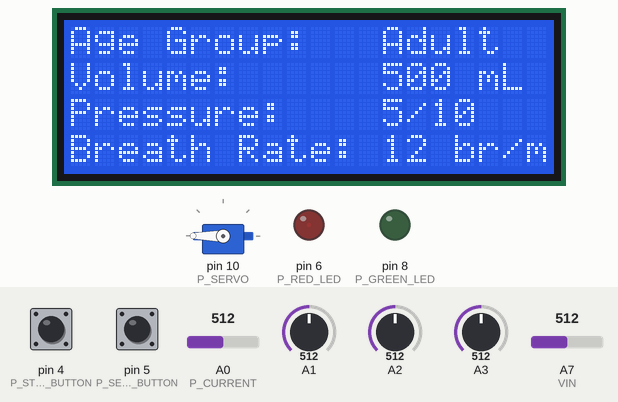
Simulated run of this sketch. Board: Arduino Nano, built with avr-gcc and run on an emulated ATmega328P. Shown: servo, 20×4 character LCD, output pins drawn as LEDs (lit = HIGH). The test bench sets the inputs (shaded band); at power-on: pin 5 (P_SETTING_BUTTON) HIGH, pin 4 (P_START_BUTTON) HIGH, A2 = 512, A3 = 512, A0 (P_CURRENT) = 512, A1 = 512, A7 (VIN) = 512.

Above: at 4.4 s.
4.5 s: pin 5 (P_SETTING_BUTTON) pulled LOW for 3.2 s
At 8.5 s:
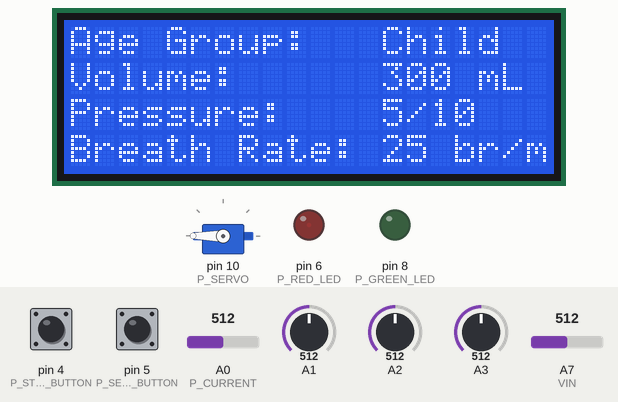
9.2 s: pin 4 (P_START_BUTTON) pulled LOW for 0.15 s
At 11.6 s:
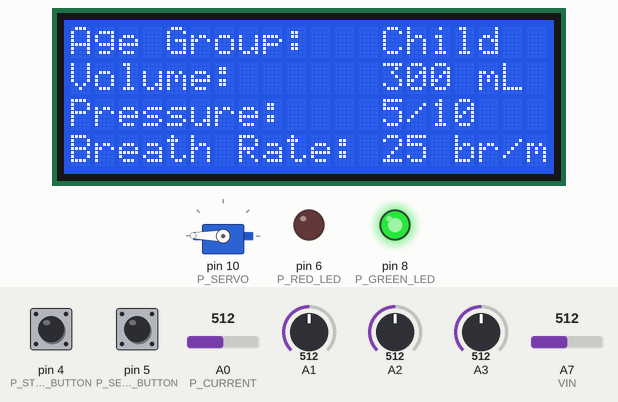
11.8 s: A2 set to 490
At 13.8 s:
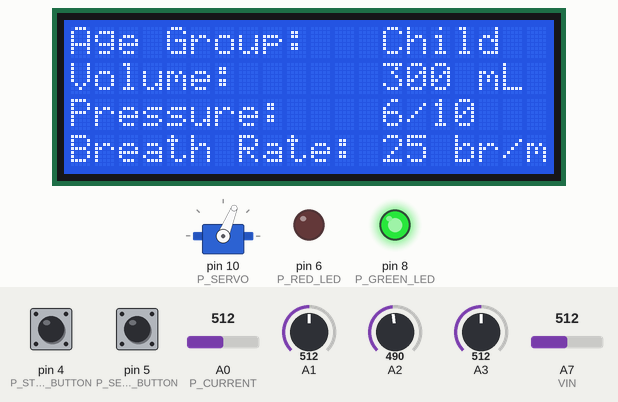
14.8 s: A3 set to 490
At 16.0 s:
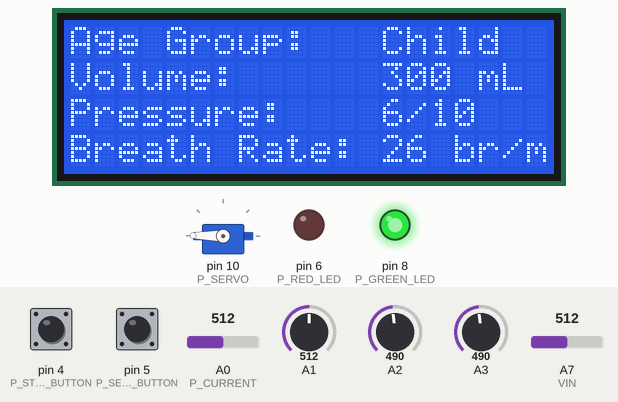
17.8 s: A2 set to 716
At 19.0 s:
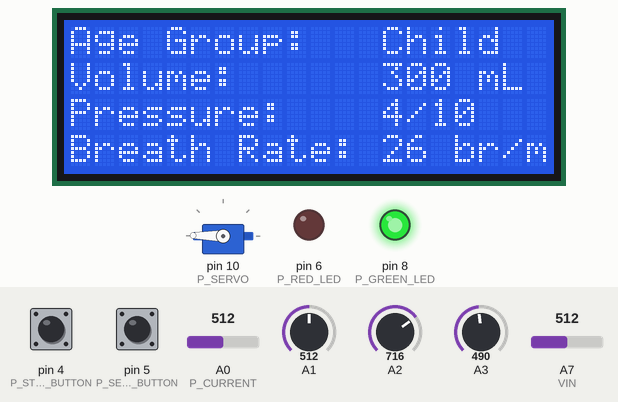
20.8 s: A3 set to 190
At 21.61 s:
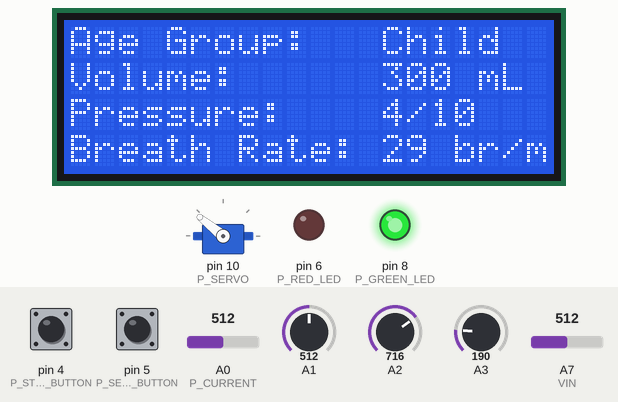
Timing chart, 0 to 24.8 s (numbered marks = the images above; inputs shaded):
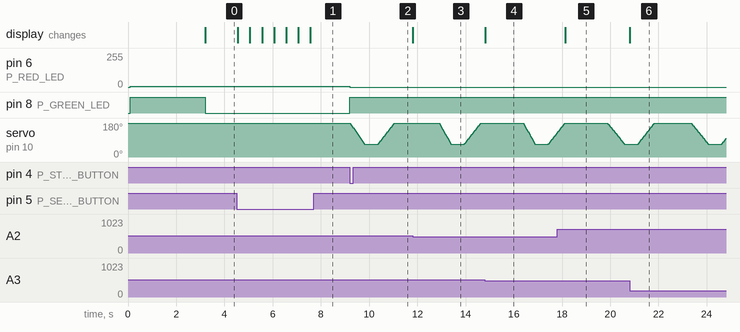

The sketch:

final_code.ino
```cpp
#include <Servo.h>
#include <LiquidCrystal_I2C.h>
#include "constants.h"

// Map from 0, 1024 to -radius, radius
// indices are volume, pressure, rate radii
const int8_t pot_map_radius[3] = {5, 5, 5};

// array shapes are [age group][parameter]
// order is adult, child, infant and volume, pressure, rate
const uint16_t nom_vals[3][3] = {{500, 300, 25}, {5, 5, 5}, {12, 25, 50}};
const uint8_t val_inc[3][3] = {{10, 5, 1}, {1, 1, 1}, {1, 1, 2}};

// base timing for adult, child, infant breaths
const uint16_t base_delays[3] = {950, 550, 200};

// constant strings for LCD
const char clear_value[] = "        ";
const char *setting_titles[3] = {"Volume: ", "Pressure: ", "Breath Rate: "};
const char *age_titles[3] = {"Adult", "Child", "Infant"};
const char *unit[3] = {" mL", "/10", " br/m"};

// Globals
bool ventilating = false;
bool time_to_squeeze = true;
bool time_to_release = true;
long squeeze_time = -100;
long release_time = -100;
bool compression_state = 0;
bool halt = false;
bool warn_user = false;

bool can_read_age_button = true;
long age_button_time = -100;       // time age button was clicked
bool can_read_start_button = true;
long start_button_time = -100;     // time start button was clicked

int8_t pot_vals[3] = {0, 0, 0};
uint8_t age_state = 0;             // 0, 1, 2 -> adult, child, infant

// for the warning message
long red_led_flash = 0;
bool red_led_flash_on = false;

/*
Sensitivity array is holding the sensitivy of the  ACS712
current sensor models.
Do not change. All values are from page 5  of data sheet
*/
double sensitivity[] ={
          0.185,// for ACS712ELCTR-05B-T
          0.100,// for ACS712ELCTR-20A-T
          0.066// for ACS712ELCTR-30A-T
         };
double voltage;
double current_sum = 0;

Servo servo;
LiquidCrystal_I2C lcd(0x27, 20, 4);


///// FUNCTIONS /////


int map_pot_val(uint16_t unmapped_pot_val, int8_t pot_index)
{
  // map the potentiometer value to the desired radius
  return map(unmapped_pot_val, 0, 1024, pot_map_radius[pot_index], -pot_map_radius[pot_index]);
}

int16_t map_servo_pos(int16_t pos)
{
  // map the servo position to 180->0
  return map(pos, 0, MAX_SERVO_POS, 180, 0);
}

void lcd_update(uint8_t pot_index)
{
  // update the desired parameter on the lcd
  lcd.setCursor(LCD_H_SPACING - 1, pot_index + POT_LCD_OFFSET);
  lcd.print(clear_value);
  lcd.setCursor(LCD_H_SPACING, pot_index + POT_LCD_OFFSET);
  int16_t val = nom_vals[pot_index][age_state] + val_inc[pot_index][age_state] * pot_vals[pot_index];
  lcd.print(val); // UPDATE THIS TO BE MAPPED VALUE
  lcd.print(unit[pot_index]);
}

void lcd_update_age()
{
  // update the age setting on the lcd
  lcd.setCursor(LCD_H_SPACING - 1,0);
  lcd.print(clear_value);
  lcd.setCursor(LCD_H_SPACING, 0);
  lcd.print(age_titles[age_state]);
  for (uint8_t i = 0; i < 3; ++i)
  {
    // update the parameters, since age changed
    lcd_update(i);
  }
}

void lcd_startup()
{
  // lcd startup message
  lcd.clear();
  lcd.setCursor(8, 0);
  lcd.print("AIR");
  lcd.setCursor(0,2);
  lcd.print("Automatic Inhalation");
  lcd.setCursor(4,3);
  lcd.print("Resuscitator");
}

void lcd_init_titles()
{
  // initialize the lcd titles
  lcd.clear();
  lcd.setCursor(0, 0);
  lcd.print("Age Group:");
  lcd.setCursor(0, 1);
  lcd.print("Volume:");
  lcd.setCursor(0, 2);
  lcd.print("Pressure:");
  lcd.setCursor(0, 3);
  lcd.print("Breath Rate:");
}

void lcd_init()
{
  // initialize the entire lcd
  lcd_init_titles();
  lcd_update_age();
}

void lcd_warn()
{
  // show the warning message on the lcd
  lcd.clear();
  lcd.setCursor(2, 0);
  lcd.print("BLOCKAGE DETECTED");
  lcd.setCursor(0, 1);
  lcd.print("Press yellow button");
  lcd.setCursor(0, 2);
  lcd.print("to cancel warning.");
}

void check_pot_vals()
{
  // check potentiometer values
  // if one has changed, update the lcd
  for (uint8_t i = 0; i < 3; ++i)
  {
    if (map_pot_val(analogRead(i + POT_PIN_OFFSET), i) != pot_vals[i])
    {
      pot_vals[i] = map_pot_val(analogRead(i + POT_PIN_OFFSET), i);
      lcd_update(i);
    }
  }
}

void check_age_setting()
{
  // check the age button, update age_state if changed
  if (!digitalRead(P_SETTING_BUTTON) && can_read_age_button)
  {
    age_button_time = millis();
    can_read_age_button = false;
    age_state = (age_state + 1) % 3;
    lcd_update_age();
  }
}

void check_start_stop()
{
  // check if the start/stop button was clicked
  if (!digitalRead(P_START_BUTTON) && can_read_start_button)
  {
    // cancel the warning if in place
    if (warn_user)
    {
      red_led(true);
      warn_user = false;
      lcd_init();
    }
    else
    {
      // start or stop ventilation
      start_button_time = millis();
      can_read_start_button = false;
      ventilating = !ventilating;
      red_led(!ventilating);
      green_led(ventilating);
    }
  }
}

bool check_halt()
{
  // check if operation was halted
  if (ventilating && warn_user)
  {
    return true;
  }
  bool was_ventilating = ventilating;
  check_start_stop();
  if (was_ventilating && !ventilating)
  {
    return true;
  }
  return false;
}

uint8_t get_servo_delay()
{
  // get the servo delay based on potentiometer value
  uint16_t des_delay = nom_vals[PRES][age_state];
  des_delay += val_inc[PRES][age_state] * pot_vals[PRES];
  des_delay = map(des_delay, nom_vals[PRES][age_state] - pot_map_radius[PRES] * val_inc[PRES][age_state], nom_vals[PRES][age_state] + pot_map_radius[PRES] * val_inc[PRES][age_state], MIN_SPEED, MAX_SPEED);
  return des_delay;
}

void drive_servo(uint16_t desired_pos)
{
  // drive the servo to its desired position
  uint16_t servo_pos = servo.read();

  // bag release direction
  if (servo_pos < desired_pos)
  {
    for (int16_t pos = servo_pos; pos < desired_pos; pos += 1) {
      halt = check_halt();
      if (halt)
      {
        break;
      }
      servo.write(pos);
      delay(6);
    }
  }

  // bag squeeze direction
  else
  {
    for (int16_t pos = servo_pos; pos > desired_pos; pos -= 1) {
      halt = check_halt();
      if (halt)
      {
        break;
      }
      servo.write(pos);
      update_current();
      uint8_t del = get_servo_delay();
      delay(del);
    }
  }
}

uint16_t get_ms_per_breath()
{
  // get breath rate given potentiometer value
  uint8_t breath_per_min = nom_vals[RATE][age_state] + val_inc[RATE][age_state] * pot_vals[RATE];
  return round(1000 / (breath_per_min / 60.0));
}

uint16_t vol_to_ang(uint16_t vol)
{
  // desired volume to servo angle formula, empirically determined
  return 4.89427e-7 * pow(vol, 3) - 8.40105e-4 * pow(vol, 2) + 0.64294*vol + 28.072327;
}

void red_led(bool on)
{
  // turn on/off red LED
  analogWrite(P_RED_LED, on ? 5 : 0);
}

void green_led(bool on)
{
  // turn on/off green LED (non PWM pin)
  digitalWrite(P_GREEN_LED, on ? HIGH : LOW);
}

void flash_red()
{
  // flash the red light
    if ((millis() - red_led_flash) > 200)
    {
      red_led(!red_led_flash_on);
      red_led_flash_on = !red_led_flash_on;
      red_led_flash = millis();
    }
}

double predict_current()
{
  // predict current given volume, pressure parameters
  // empirically determined formula
  uint16_t v = nom_vals[0][age_state] + val_inc[0][age_state] * pot_vals[0];
  uint8_t p = nom_vals[1][age_state] + val_inc[1][age_state] * pot_vals[1];
  return -1.041041e3 + 2.35386*v + 2.316309e-3*pow(v, 2) - 3.887507e1*p + 7.7198644*pow(p, 2) - 4.2099326e-2*v*p;
}

void update_current()
{
  // read the current value from the sensor, add it to the total sum
  uint16_t potentiometer_raw = analogRead(P_CURRENT);
  double voltage_raw =   (5.0 / 1023.0)* analogRead(VIN);// Read the voltage from sensor
  voltage =  voltage_raw - QOV + 0.012 ;// 0.000 is a value to make voltage zero when there is no current
  double current = voltage / sensitivity[MODEL] * -1; // sensor is flipped
  current_sum += current;
}

void setup() {
  // Setup code
  Serial.begin(9600);
  pinMode(P_RED_LED, OUTPUT);
  pinMode(P_GREEN_LED, OUTPUT);
  pinMode(P_SETTING_BUTTON, INPUT_PULLUP);
  pinMode(P_START_BUTTON, INPUT_PULLUP);
  servo.attach(P_SERVO);
  servo.write(map_servo_pos(START_POS)); // home the servo
  lcd.init();
  lcd.backlight();
  lcd_startup();
  red_led(true);
  green_led(true);
  delay(3000);
  lcd_init();
  green_led(false);
}


///////////////////////////// MAIN /////////////////////////////


void loop() {
  // Just some button debouncing here
  if (!can_read_age_button && millis() - age_button_time >= 500) {
    can_read_age_button = true;
  }
  if (!can_read_start_button && millis() - start_button_time >= 500) {
    can_read_start_button = true;
  }

  // If the user isn't being warned, update potentiometer values
  // If ventilation isn't occuring, update age setting
  if (!warn_user)
  {
    if (!ventilating)
    {
      check_age_setting();
    }
    check_pot_vals();
  }

  // if halted during a servo movement
  if (halt)
  {
    compression_state = 0;
    ventilating = false;
    drive_servo(map_servo_pos(START_POS));
    release_time = millis();
  }
  halt = check_halt();

  if (warn_user)
  {
    flash_red();
  }

  if (ventilating)
  {
    uint16_t ms_per_breath = get_ms_per_breath();
    int16_t post_breath_delay = ms_per_breath - base_delays[age_state];
    if (post_breath_delay < 0)
    {
      // just in case
      post_breath_delay = 1000;
    }

    if (time_to_squeeze && !compression_state)
    {
      // squeeze bag
      compression_state = 1;
      uint16_t des_vol = nom_vals[VOL][age_state];
      des_vol += val_inc[VOL][age_state] * pot_vals[VOL];
      uint16_t dest = vol_to_ang(des_vol);
      if (age_state == 0)
      {
        // exaggerate adult compression differences for demo purposes
        // SHOULD PROBABLY REMOVE THIS!!
        // blockage detection needs to be recharacterized if this is removed
        dest = map(dest, 193, 208, 180, 250);
      }
      drive_servo(map_servo_pos(dest));
      squeeze_time = millis();
    }
    else if (time_to_release && compression_state)
    {
      // release bag

      // blockage detection
      // ONLY works for adult age group
      if (current_sum >= predict_current() * 1.2 && age_state == 0)
      {
        halt = true;
        green_led(false);
        warn_user = true;
        lcd_warn();
      }
      else
      {
        compression_state = 0;
        drive_servo(map_servo_pos(START_POS));
        release_time = millis();
      }
      current_sum = 0;
    }

    if (compression_state)
    {
      update_current();
    }

    time_to_squeeze = millis() - release_time > post_breath_delay;
    time_to_release = millis() - squeeze_time > base_delays[age_state];
  }

}
```

constants.h
```cpp
// pin layout
#define P_START_BUTTON 4
#define P_SETTING_BUTTON 5
#define P_CURRENT 0
#define P_VOL_POT 1
#define P_PRESS_POT 2
#define P_RATE_POT 3
#define P_RED_LED 6
#define P_GREEN_LED 8
#define P_SERVO 10

// array indices
#define VOL 0
#define PRES 1
#define RATE 2

// measured physically, was stated to be 270 though
#define MAX_SERVO_POS 250
#define START_POS 0

// these speeds correspond to delays
// i.e higher delay, slower speed
#define MIN_SPEED 10
#define MAX_SPEED 0

// current sensor constants
#define VIN A7
#define VCC 5.0
#define MODEL 2
#define QOV 0.5 * VCC

// potentiometer offset values
#define POT_PIN_OFFSET 1
#define POT_LCD_OFFSET 1

// x-coordinate of numeric values on LCD
#define LCD_H_SPACING 13
```

Measured:
- after the input at 4.5 s, the display: changes after 0.06 s (image 1)
- after the input at 9.2 s, pin 6 (P_RED_LED): 5/255 → 0/255 at once; pin 8 (P_GREEN_LED): LOW → HIGH at once
- after the input at 11.8 s, the display: changes at once (image 3)
- after the input at 14.8 s, the display: changes at once (image 4)
- after the input at 17.8 s, the display: changes after 0.32 s (image 5)
- after the input at 20.8 s, the display: changes at once (image 6)
